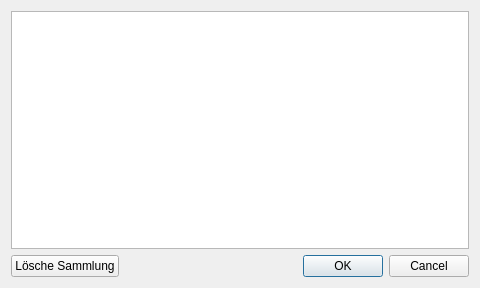
<?xml version="1.0" encoding="UTF-8"?>
<ui version="4.0">
 <class>LoadCollectionDialog</class>
 <widget class="QDialog" name="LoadCollectionDialog">
  <property name="geometry">
   <rect>
    <x>0</x>
    <y>0</y>
    <width>480</width>
    <height>288</height>
   </rect>
  </property>
  <property name="minimumSize">
   <size>
    <width>200</width>
    <height>150</height>
   </size>
  </property>
  <property name="maximumSize">
   <size>
    <width>640</width>
    <height>480</height>
   </size>
  </property>
  <property name="windowTitle">
   <string>Sammlung laden</string>
  </property>
  <layout class="QVBoxLayout" name="verticalLayout">
   <item>
    <widget class="QListWidget" name="listWidget"/>
   </item>
   <item>
    <widget class="QFrame" name="frame">
     <property name="frameShape">
      <enum>QFrame::NoFrame</enum>
     </property>
     <property name="frameShadow">
      <enum>QFrame::Raised</enum>
     </property>
     <layout class="QHBoxLayout" name="horizontalLayout">
      <property name="leftMargin">
       <number>0</number>
      </property>
      <property name="topMargin">
       <number>0</number>
      </property>
      <property name="rightMargin">
       <number>0</number>
      </property>
      <property name="bottomMargin">
       <number>0</number>
      </property>
      <item>
       <widget class="QPushButton" name="pushButton_deleteColl">
        <property name="text">
         <string>Lösche Sammlung</string>
        </property>
       </widget>
      </item>
      <item>
       <widget class="QDialogButtonBox" name="buttonBox">
        <property name="orientation">
         <enum>Qt::Horizontal</enum>
        </property>
        <property name="standardButtons">
         <set>QDialogButtonBox::Cancel|QDialogButtonBox::Ok</set>
        </property>
       </widget>
      </item>
     </layout>
    </widget>
   </item>
  </layout>
 </widget>
 <resources/>
 <connections>
  <connection>
   <sender>buttonBox</sender>
   <signal>accepted()</signal>
   <receiver>LoadCollectionDialog</receiver>
   <slot>accept()</slot>
   <hints>
    <hint type="sourcelabel">
     <x>248</x>
     <y>254</y>
    </hint>
    <hint type="destinationlabel">
     <x>157</x>
     <y>274</y>
    </hint>
   </hints>
  </connection>
  <connection>
   <sender>buttonBox</sender>
   <signal>rejected()</signal>
   <receiver>LoadCollectionDialog</receiver>
   <slot>reject()</slot>
   <hints>
    <hint type="sourcelabel">
     <x>316</x>
     <y>260</y>
    </hint>
    <hint type="destinationlabel">
     <x>286</x>
     <y>274</y>
    </hint>
   </hints>
  </connection>
 </connections>
</ui>
